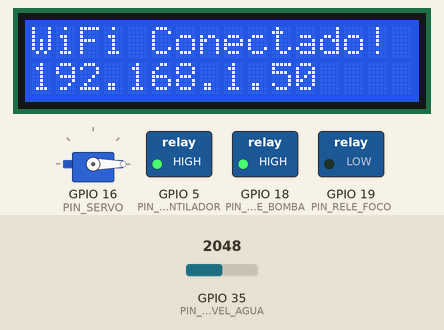
Simulated run of this sketch. Board: ESP32. Parts: 16×2 character LCD, servo, switched loads named in the sketch (green lamp = pin HIGH). Inputs (shaded band) come from the test bench; at power-on: GPIO 35 (PIN_NIVEL_AGUA) = 2048. WiFi joins after 1.5 s; servers stay silent unless stated; uploads are accepted with an empty reply; random numbers use the default seed unless the sketch sets one; what the sketch prints to the serial monitor is not drawn.

Above: at 1.7 s.
At 6.8 s:
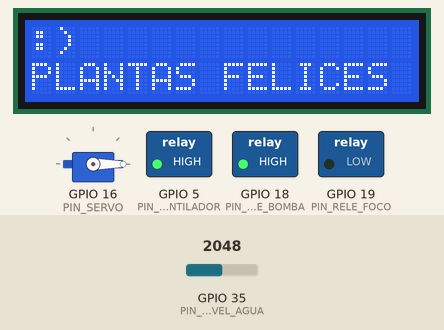
6.9 s: GPIO 35 (PIN_NIVEL_AGUA) set to 106
10.6 s: GPIO 35 (PIN_NIVEL_AGUA) set to 91
At 12.7 s:
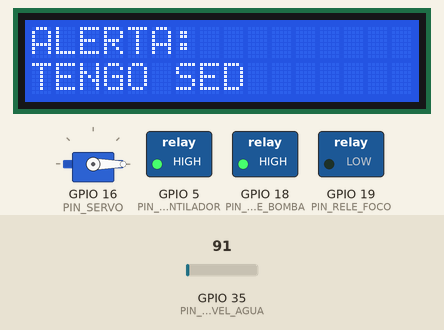
At 63.5 s:
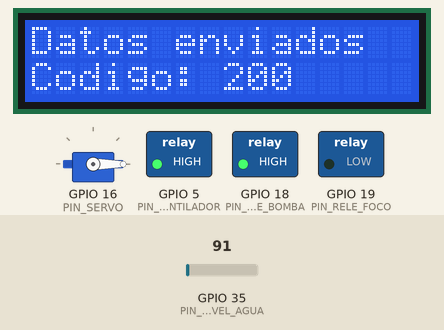
Timing chart, 0 to 71.5 s (numbered marks = the images above; inputs shaded):
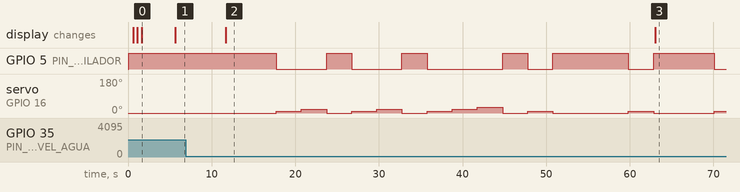

The sketch:

Invernadero.ino
```cpp
#include <Wire.h>
#include <LiquidCrystal_I2C.h>
#include "DHT.h"
#include <ESP32Servo.h>
#include <WiFi.h>
#include <HTTPClient.h>

// Configuración WiFi
const char* ssid = "INFINITUM2A4D_2.4";
const char* password = "uTDmnG5K9S";

// URL de tu Web App
const String WEBAPP_URL = "https://script.google.com/macros/s/AKfycbyKfeY2f4XnlJyb7KbGmVBEIvXoOeu2ejmI_KtKhZ-dfsTMi6nLAqGd7S3pmMnk2c4F9A/exec";

// Configuración de la pantalla LCD (dirección I2C, columnas, filas)
LiquidCrystal_I2C lcd(0x27, 16, 2);

// Configuración del sensor DHT11
#define DHTPIN 4
#define DHTTYPE DHT11

// Pines para sensores analógicos de ESP32
const int PIN_HUMEDAD_SUELO = 34;
const int PIN_NIVEL_AGUA = 35;

// Pines para relés
const int PIN_RELE_BOMBA = 18;
const int PIN_RELE_FOCO = 19;
const int PIN_RELE_VENTILADOR = 5;

// Pin para servomotor
const int PIN_SERVO = 16;

// Umbrales
const int UMBRAL_SUELO = 250;
const int UMBRAL_AGUA = 100;
const float UMBRAL_TEMP = 28.0;

// Variables para registrar estados
String estado_bomba = "APAGADA";
String estado_ventilador = "APAGADO";
int posicion_servo = 0;

// Variables para mensajes especiales
bool agua_agotada = false;
bool suelo_humedo = false;
String ultimoMensaje = ""; // Variable de control para evitar parpadeos

// Contador para enviar datos a Google Sheets cada cierto tiempo
unsigned long tiempoUltimoEnvio = 0;
const unsigned long intervaloEnvio = 60000; // Enviar datos cada 1 minuto (60000ms)

// Crear objeto DHT
DHT dht(DHTPIN, DHTTYPE);

// Crear objeto Servo
Servo servoMotor;

void setup() {
  Serial.begin(115200);

  Wire.begin(21, 22);  // Pines SDA y SCL del ESP32
  lcd.init();          // Inicializa pantalla LCD
  lcd.backlight();

  lcd.setCursor(0, 0);
  lcd.print("Sistema de Riego");
  lcd.setCursor(0, 1);
  lcd.print("Iniciando...");

  dht.begin();
  Serial.println("Sensor DHT11 iniciado...");

  ESP32PWM::allocateTimer(0);
  servoMotor.setPeriodHertz(50);
  servoMotor.attach(PIN_SERVO, 500, 2400);
  servoMotor.write(0);

  pinMode(PIN_RELE_BOMBA, OUTPUT);
  pinMode(PIN_RELE_FOCO, OUTPUT);
  pinMode(PIN_RELE_VENTILADOR, OUTPUT);

  digitalWrite(PIN_RELE_BOMBA, HIGH);
  digitalWrite(PIN_RELE_FOCO, HIGH);
  digitalWrite(PIN_RELE_VENTILADOR, HIGH);

  digitalWrite(PIN_RELE_FOCO, LOW);  // Encender foco

  // Conectar a WiFi
  conectarWiFi();

  delay(2000);
}

void loop() {
  // Simular valores aleatorios
  int valor_suelo = random(0, 4096);  // Simulación de humedad del suelo
  int valor_nivel = analogRead(PIN_NIVEL_AGUA); // Real

  float temperatura = random(200, 400) / 10.0;  // Simulación de temperatura

  if (isnan(temperatura)) {
    Serial.println("Fallo al leer temperatura del sensor DHT11!");
    temperatura = 0;
  }

  // Verificar si el suelo está suficientemente húmedo
  suelo_humedo = (valor_suelo >= UMBRAL_SUELO);

  // Control de la bomba
  if (valor_suelo < UMBRAL_SUELO && valor_nivel > UMBRAL_AGUA) {
    estado_bomba = "ENCENDIDA";
    digitalWrite(PIN_RELE_BOMBA, LOW);
    agua_agotada = false;
  } else {
    estado_bomba = "APAGADA";
    digitalWrite(PIN_RELE_BOMBA, HIGH);

    if (valor_nivel <= UMBRAL_AGUA) {
      agua_agotada = true;
    }
  }

  // Control del ventilador y servo
  if (temperatura > UMBRAL_TEMP) {
    estado_ventilador = "ENCENDIDO";
    digitalWrite(PIN_RELE_VENTILADOR, LOW);
    if (posicion_servo < 180) {
      posicion_servo += 10;
      if (posicion_servo > 180) posicion_servo = 180;
    } else {
      posicion_servo = 0;
    }
    servoMotor.write(posicion_servo);
  } else {
    estado_ventilador = "APAGADO";
    digitalWrite(PIN_RELE_VENTILADOR, HIGH);
    servoMotor.write(0);
    posicion_servo = 0;
  }

  // Mostrar por Serial
  Serial.print("Humedad del suelo: ");
  Serial.println(valor_suelo);
  Serial.print("Nivel de agua: ");
  Serial.println(valor_nivel);
  Serial.print("Temperatura: ");
  Serial.print(temperatura);
  Serial.println(" °C");
  Serial.print("Estado de la bomba: ");
  Serial.println(estado_bomba);
  Serial.print("Estado del ventilador: ");
  Serial.println(estado_ventilador);
  Serial.print("Posición servo: ");
  Serial.println(posicion_servo);
  Serial.println();

  // === Mostrar en LCD solo si el mensaje cambia ===
  String mensajeActual = "";

  if (agua_agotada) {
    mensajeActual = "TENGO SED";
    if (ultimoMensaje != mensajeActual) {
      lcd.clear();
      lcd.setCursor(0, 0);
      lcd.print("ALERTA:");
      lcd.setCursor(0, 1);
      lcd.print(mensajeActual);
      ultimoMensaje = mensajeActual;
    }
  }
  else if (suelo_humedo) {
    mensajeActual = "PLANTAS FELICES :)";
    if (ultimoMensaje != mensajeActual) {
      lcd.clear();
      lcd.setCursor(0, 0);
      lcd.print(":)");
      lcd.setCursor(0, 1);
      lcd.print(mensajeActual);
      ultimoMensaje = mensajeActual;
    }
  }
  else {
    mensajeActual = "Esperando...";
    if (ultimoMensaje != mensajeActual) {
      lcd.clear();
      lcd.setCursor(0, 0);
      lcd.print("Sistema OK");
      lcd.setCursor(0, 1);
      lcd.print(mensajeActual);
      ultimoMensaje = mensajeActual;
    }
  }

  // Enviar datos a Google Sheets cada intervalo definido
  unsigned long tiempoActual = millis();
  if (tiempoActual - tiempoUltimoEnvio >= intervaloEnvio) {
    enviarDatosAGoogleSheets(valor_suelo, valor_nivel, temperatura, estado_bomba, estado_ventilador);
    tiempoUltimoEnvio = tiempoActual;
  }

  delay(3000);
}

void conectarWiFi() {
  lcd.clear();
  lcd.setCursor(0, 0);
  lcd.print("Conectando WiFi");

  WiFi.begin(ssid, password);
  Serial.print("Conectando a WiFi");

  int intentos = 0;
  while (WiFi.status() != WL_CONNECTED && intentos < 20) {
    delay(500);
    Serial.print(".");
    lcd.setCursor(intentos % 16, 1);
    lcd.print(".");
    intentos++;
  }

  if (WiFi.status() == WL_CONNECTED) {
    Serial.println("\nConectado a WiFi!");
    Serial.print("Dirección IP: ");
    Serial.println(WiFi.localIP());

    lcd.clear();
    lcd.setCursor(0, 0);
    lcd.print("WiFi Conectado!");
    lcd.setCursor(0, 1);
    lcd.print(WiFi.localIP());
    delay(2000);
  } else {
    Serial.println("\nError al conectar WiFi");
    lcd.clear();
    lcd.setCursor(0, 0);
    lcd.print("Error WiFi!");
    delay(2000);
  }
}

void enviarDatosAGoogleSheets(int humedadSuelo, int nivelAgua, float temperatura, String estadoBomba, String estadoVentilador) {
  // Verificar si estamos conectados a WiFi
  if (WiFi.status() != WL_CONNECTED) {
    Serial.println("Error: No hay conexión WiFi");
    return;
  }

  HTTPClient http;

  // Preparar la URL con los parámetros
  String url = WEBAPP_URL;
  url += "?humedadSuelo=" + String(humedadSuelo);
  url += "&nivelAgua=" + String(nivelAgua);
  url += "&temperatura=" + String(temperatura);
  url += "&estadoBomba=" + estadoBomba;
  url += "&estadoVentilador=" + estadoVentilador;

  // Iniciar conexión HTTP
  http.begin(url);

  // Enviar solicitud GET
  int httpCode = http.GET();

  // Verificar respuesta
  if (httpCode > 0) {
    String respuesta = http.getString();
    Serial.println("Respuesta del servidor: " + respuesta);

    // Mostrar confirmación en LCD brevemente
    lcd.clear();
    lcd.setCursor(0, 0);
    lcd.print("Datos enviados");
    lcd.setCursor(0, 1);
    lcd.print("Codigo: " + String(httpCode));
    delay(1000);
  } else {
    Serial.println("Error en solicitud HTTP: " + String(httpCode));

    lcd.clear();
    lcd.setCursor(0, 0);
    lcd.print("Error al enviar");
    lcd.setCursor(0, 1);
    lcd.print("Codigo: " + String(httpCode));
    delay(1000);
  }

  http.end();
}
```

Measured:
- the behaviour switches between 101 and 100 on GPIO 35 (PIN_NIVEL_AGUA) (found by bisection; images 1 and 2)
- after the input at 6.9 s, every drawn part: stays the same
- what the display in image 0 shows lasts 4.1 s, from 1.6 s to 5.7 s
